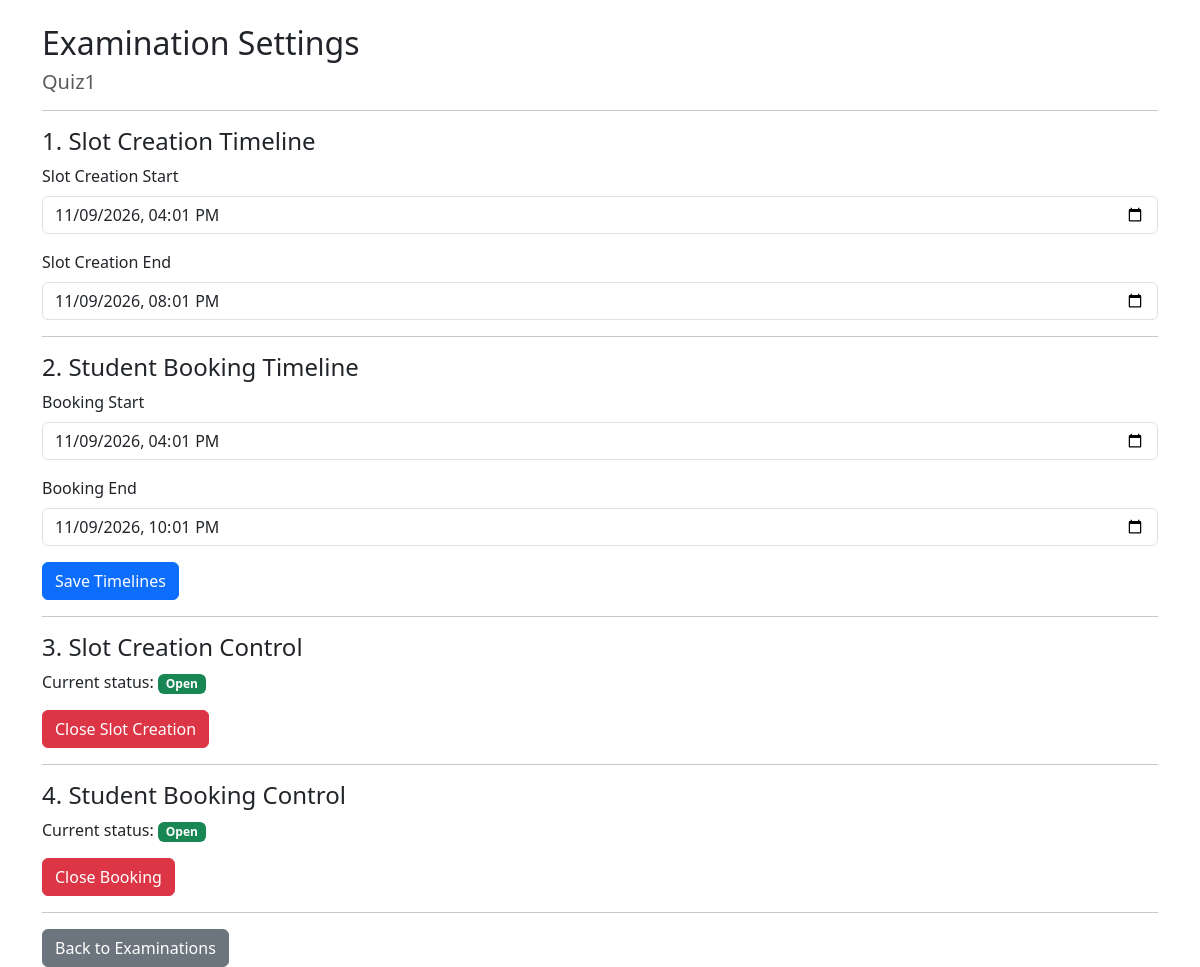
Screenshot of /examination/1/settings (signed in) with the database file from the repository.
### models.py (models this page shows, shortened)
class Examination(db.Model):
    id = db.Column(db.Integer, primary_key=True)
    name = db.Column(db.String(100), nullable=False)
    course_id = db.Column(
        db.Integer, db.ForeignKey("course.id"), nullable=False
    )
    status = db.Column(db.String(30), default="Draft")
    slot_creation_start = db.Column(db.String(30))
    slot_creation_end = db.Column(db.String(30))
    booking_start = db.Column(db.String(30))
    booking_end = db.Column(db.String(30))
    slot_creation_open = db.Column(db.Boolean, default=False)
    booking_open = db.Column(db.Boolean, default=False)
    course = db.relationship("Course", backref="examinations")

### app.py (the view, shortened to what this page needs)
@app.route("/examination/<int:examination_id>/settings", methods=["GET", "POST"])
@role_required("Admin")
def examination_settings(examination_id):
    examination = Examination.query.get_or_404(examination_id)
    return render_template(
        "examination_settings.html",
        examination=examination
    )

### app.py (called while the page is built)
def role_required(required_role):
    def decorator(function):
        @wraps(function)
        def wrapper(*args, **kwargs):
            if "user_id" not in session:
                return redirect(url_for("login"))
            user = User.query.get(session["user_id"])
            if not user.is_active:
                session.clear()
                return redirect(url_for("login"))
            if user is None:
                session.clear()
                return redirect(url_for("login"))
            if user.role != required_role:
                abort(403)
            if user.role == "Examiner" and not user.is_approved:
                session.clear()
                return redirect(url_for("login"))
            return function(*args, **kwargs)
        return wrapper
    return decorator

### templates/examination_settings.html (shortened to what this page needs)
<!DOCTYPE html>
<html>
<head>
    <link href="https://cdn.jsdelivr.net/npm/bootstrap@5.3.3/dist/css/bootstrap.min.css"
          rel="stylesheet">
</head>
<body>
<div class="container mt-4">
    <h2>Examination Settings</h2>
    <h5 class="text-muted">{{ examination.name }}</h5>
    <hr>
    <h4>1. Slot Creation Timeline</h4>
    <form method="POST">
        <div class="mb-3">
            <label class="form-label">Slot Creation Start</label>
            <input type="datetime-local"
                   name="slot_creation_start"
                   class="form-control"
                   value="{{ examination.slot_creation_start or '' }}">
        </div>
        <div class="mb-3">
            <label class="form-label">Slot Creation End</label>
            <input type="datetime-local"
                   name="slot_creation_end"
                   class="form-control"
                   value="{{ examination.slot_creation_end or '' }}">
        </div>
        <hr>
        <h4>2. Student Booking Timeline</h4>
        <div class="mb-3">
            <label class="form-label">Booking Start</label>
            <input type="datetime-local"
                   name="booking_start"
                   class="form-control"
                   value="{{ examination.booking_start or '' }}">
        </div>
        <div class="mb-3">
            <label class="form-label">Booking End</label>
            <input type="datetime-local"
                   name="booking_end"
                   class="form-control"
                   value="{{ examination.booking_end or '' }}">
        </div>
        <button type="submit" class="btn btn-primary">
            Save Timelines
        </button>
    </form>
    <hr>
    <h4>3. Slot Creation Control</h4>
    <p>
        Current status:
        {% if examination.slot_creation_open %}
            <span class="badge bg-success">Open</span>
        {% else %}
            <span class="badge bg-danger">Closed</span>
        {% endif %}
    </p>
    <form method="POST"
          action="{{ url_for('toggle_slot_creation',
                             examination_id=examination.id) }}">
        {% if examination.slot_creation_open %}
            <button type="submit" class="btn btn-danger">
                Close Slot Creation
            </button>
        {% else %}
            <button type="submit" class="btn btn-success">
                Open Slot Creation
            </button>
        {% endif %}
    </form>
    <hr>
    <h4>4. Student Booking Control</h4>
    <p>
        Current status:
        {% if examination.booking_open %}
            <span class="badge bg-success">Open</span>
        {% else %}
            <span class="badge bg-danger">Closed</span>
        {% endif %}
    </p>
    <form method="POST"
          action="{{ url_for('toggle_booking',
                             examination_id=examination.id) }}">
        {% if examination.booking_open %}
            <button type="submit" class="btn btn-danger">
                Close Booking
            </button>
        {% else %}
            <button type="submit" class="btn btn-success">
                Open Booking
            </button>
        {% endif %}
    </form>
    <hr>
    <a href="{{ url_for('examinations') }}"
       class="btn btn-secondary">
        Back to Examinations
    </a>
</div>
</body>
</html>

### rows the page displays
Examination: name "Quiz1", slot_creation_start "11/09/2026 16:01", slot_creation_end "11/09/2026 20:01", booking_start "11/09/2026 16:01", booking_end "11/09/2026 22:01"
